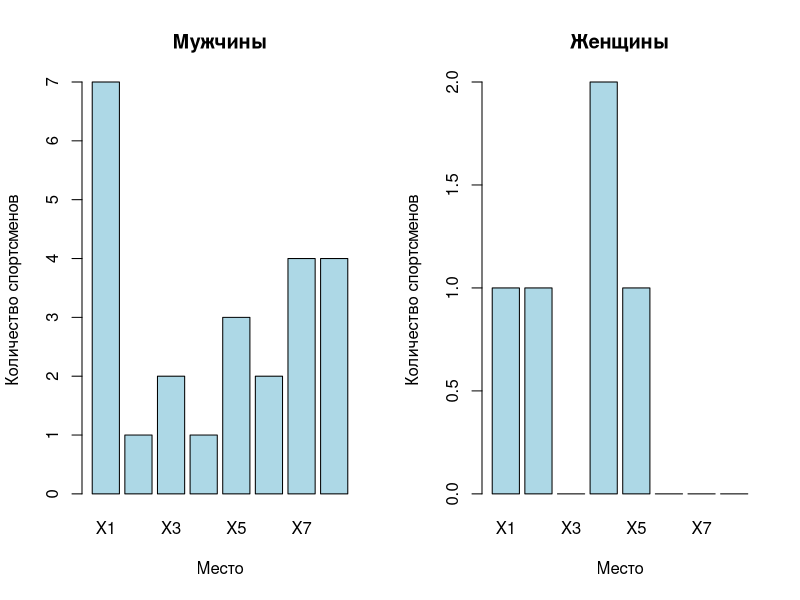
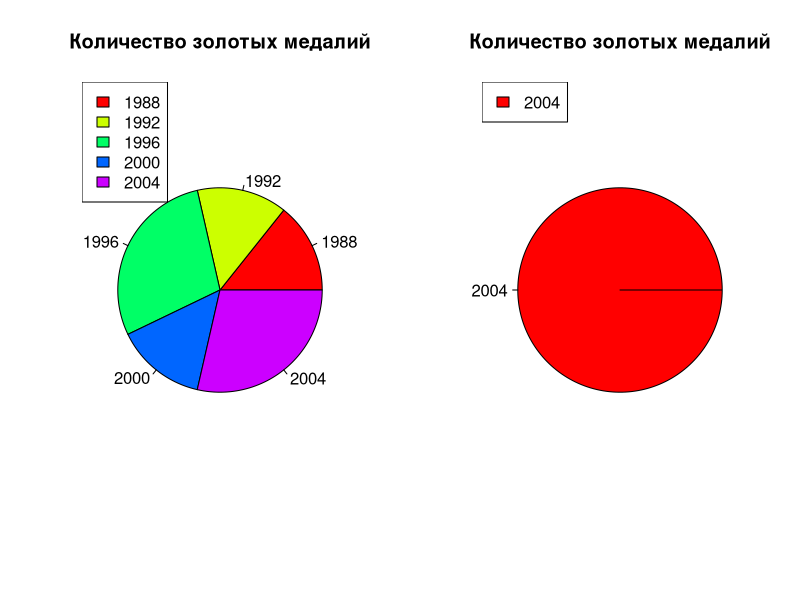
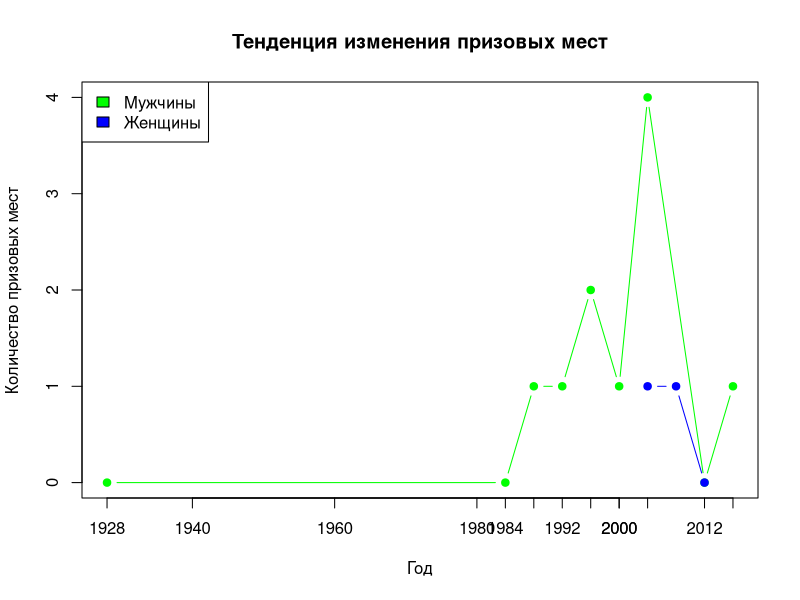
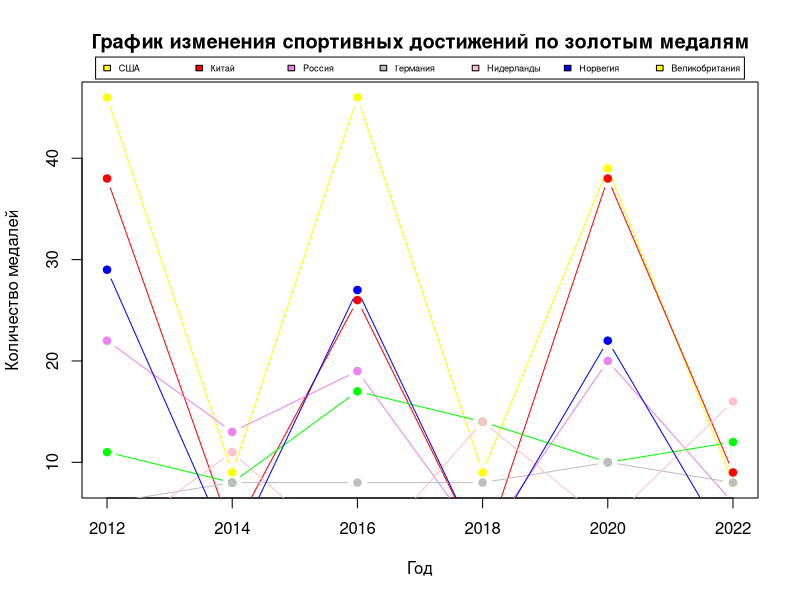
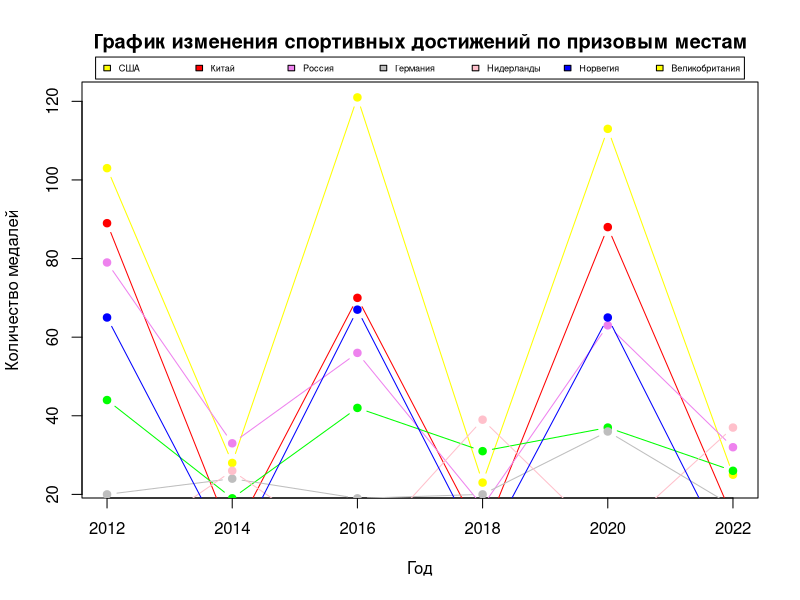
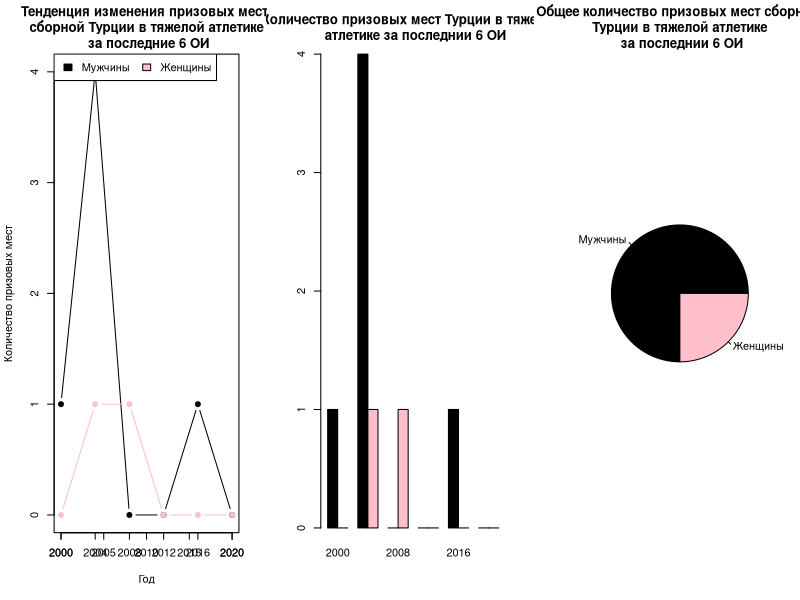

Generate these figures, in order, with R:
# Страна - ТУрция (TUR), дисциплина - Тяжелая атлетика (weightlifting)

#df_summer <- read.csv('summer.csv')
#df_summer$season = rep("summer", each=nrow(df_summer))
#df_winter <- read.csv('winter.csv')
#df_winter$season = rep("winter", each=nrow(df_winter))
#df <- rbind(df_winter, df_summer)


# Import data from 'MAN.csv' and 'NOMAN.csv'
setwd('C:/Users/Владимир/Documents/GitHub/R/Lab4')
df_man <- read.csv('./MAN.csv', encoding = 'UTF-8')
df_noman <- read.csv('./NOMAN.csv', encoding = 'UTF-8')

#Task 1
#Create column diagrams
par(mfrow=c(1,2))
barplot(sapply(df_man[1:nrow(df_man), 2:ncol(df_man)],sum), type= 'h', col = 'lightblue',
        ylab="Количество спортсменов", xlab = "Место", main = "Мужчины")
barplot(sapply(df_noman[1:nrow(df_noman), 2:ncol(df_noman)],sum), type= 'h', col = "lightblue",
        ylab="Количество спортсменов", xlab = "Место", main = "Женщины")

#Task 2
#Delete not needed rows
buf_man <- subset(df_man, df_man$X1 > 0)
buf_noman <- subset(df_noman, df_noman$X1 > 0)
#Create pie-diagrams 
par(mfrow = c(1,2))
pie(buf_man$X1, buf_man$Год, main = "Количество золотых медалий", col= rainbow(nrow(buf_man)))
legend('topleft', legend= buf_man$Год, fill = rainbow(nrow(buf_man)))
pie(buf_noman$X1, buf_noman$Год, main = "Количество золотых медалий", col= rainbow(nrow(buf_noman)))
legend('topleft', legend= buf_noman$Год, fill = rainbow(nrow(buf_noman)))
#Task 3
#Create diagram with two line
par(mfrow=c(1,1))
plot(df_man$Год, df_man$X1+df_man$X2+df_man$X3, type='b', pch = 19, main = "Тенденция изменения призовых мест", col="green", ylab="Количество призовых мест",
      xlab="Год")
lines(df_noman$Год, df_noman$X1+df_noman$X2+df_noman$X3, type='b', pch = 19, col="blue")
axis(side = 1, at = df_man$Год)
legend('topleft', legend= c('Мужчины', 'Женщины'), fill = c("green","blue"))
#Task 4
#Read data about last seven game
df_game_1 <- read.csv('7OlumpycGame1.csv', encoding = 'UTF-8')
df_game_1_3 <- read.csv("7OlimpycGame1-3.csv", encoding = "UTF-8")
countries <- colnames(df_game_1)[2:length(df_game_1)]
#Create a diagram with 7 lines based on data from df_game_1
plot(df_game_1$Год, df_game_1$США, type='b', pch = 19, main = "График изменения спортивных достижений по золотым медалям",
     col = "yellow", xlab= "Год", ylab = "Количество медалей")
lines(df_game_1$Год, df_game_1$Китай, type='b', pch = 19, col = 'red')
lines(df_game_1$Год, df_game_1$Россия, type='b', pch = 19, col = 'violet')
lines(df_game_1$Год, df_game_1$Германия, type='b', pch = 19, col = 'green')
lines(df_game_1$Год, df_game_1$Нидерланды, type='b', pch = 19, col = 'grey')
lines(df_game_1$Год, df_game_1$Норвегия, type='b', pch = 19, col = 'pink')
lines(df_game_1$Год, df_game_1$Великобритания, type='b', pch = 19, col = 'blue')
legend('top',horiz = TRUE,cex = 0.55,xpd = TRUE, inset = c(0, -.06),legend = countries, fill = c('yellow', 'red', 'violet', 'grey', 'pink', 'blue'))
#Create a diagram with 7 lines based on data from df_game_1_3
plot(df_game_1_3$Год, df_game_1_3$США, type='b', pch = 19, main = "График изменения спортивных достижений по призовым местам",
     col = "yellow", xlab= "Год", ylab = "Количество медалей")
lines(df_game_1_3$Год, df_game_1_3$Китай, type='b', pch = 19, col = 'red')
lines(df_game_1_3$Год, df_game_1_3$Россия, type='b', pch = 19, col = 'violet')
lines(df_game_1_3$Год, df_game_1_3$Германия, type='b', pch = 19, col = 'green')
lines(df_game_1_3$Год, df_game_1_3$Нидерланды, type='b', pch = 19, col = 'grey')
lines(df_game_1_3$Год, df_game_1_3$Норвегия, type='b', pch = 19, col = 'pink')
lines(df_game_1_3$Год, df_game_1_3$Великобритания, type='b', pch = 19, col = 'blue')
legend('top',horiz = TRUE,cex = 0.55,xpd = TRUE, inset = c(0, -.06),legend = countries, fill = c('yellow', 'red', 'violet', 'grey', 'pink', 'blue'))
#Task 5
#Create three diagrams based on data from MANlast6game.csv and NOMANlast6game.csv
df_man <- read.csv('MANlast6game.csv', encoding = 'UTF-8')
df_noman <- read.csv('NOMANlast6game.csv', encoding = 'UTF-8')
par(mfrow = c(1, 3))
#Create a line's diagram
plot(df_man$Год, df_man$X1+df_man$X2+df_man$X3, type='b', pch = 19, main = 
       "Тенденция изменения призовых мест \n сборной Турции в тяжелой атлетике \n за последние 6 ОИ",
     col="black", ylab="Количество призовых мест",
     xlab="Год")
lines(df_noman$Год, df_noman$X1+df_noman$X2+df_noman$X3, type='b', pch = 19, col="pink")
axis(side = 1, at = df_man$Год)
legend('topleft',horiz = TRUE, legend= c('Мужчины', 'Женщины'), fill = c("black","pink"))
#Create a column's diagram
table_results <- matrix(data = c(df_man$X1+df_man$X2+df_man$X3, df_noman$X1+df_noman$X2+df_noman$X3),
       nrow = 2, ncol = 6, byrow = TRUE)
rownames(table_results) = c("Мужчины", "Женщины")
colnames(table_results) = df_man$Год
barplot(table_results, main = "Количество призовых мест Турции в тяжелой \n атлетике за последнии 6 ОИ",
        beside = TRUE,col = c('black', 'pink'))
#Create a pie diagram 
pie(c(sum(table_results[1,1:6]), sum(table_results[2,1:6])),c("Мужчины", "Женщины"), main = 
"Общее количество призовых мест сборной \n Турции в тяжелой атлетике \n за последнии 6 ОИ", 
col = c('black', 'pink'))




#experiments
#sapply(df_man[1:nrow(df_man), 2:ncol(df_man)],sum)
#buf_man$X1+buf_man$X2+buf_man$X3
#sapply(df_man[1:nrow(df_man), 2:4],sum)
#df_man[2:ncol(df_man)]

